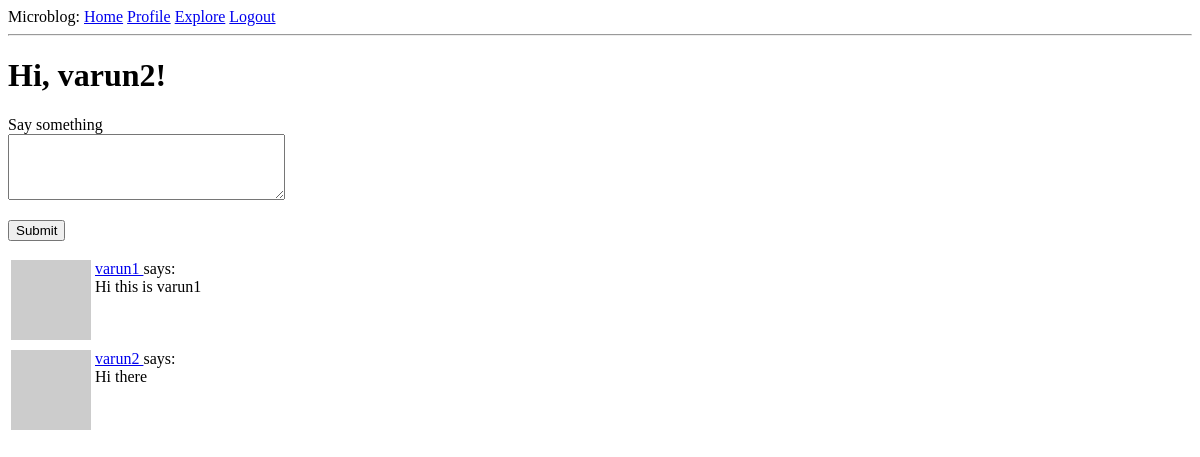
Before: /index (signed in) with the older database file.
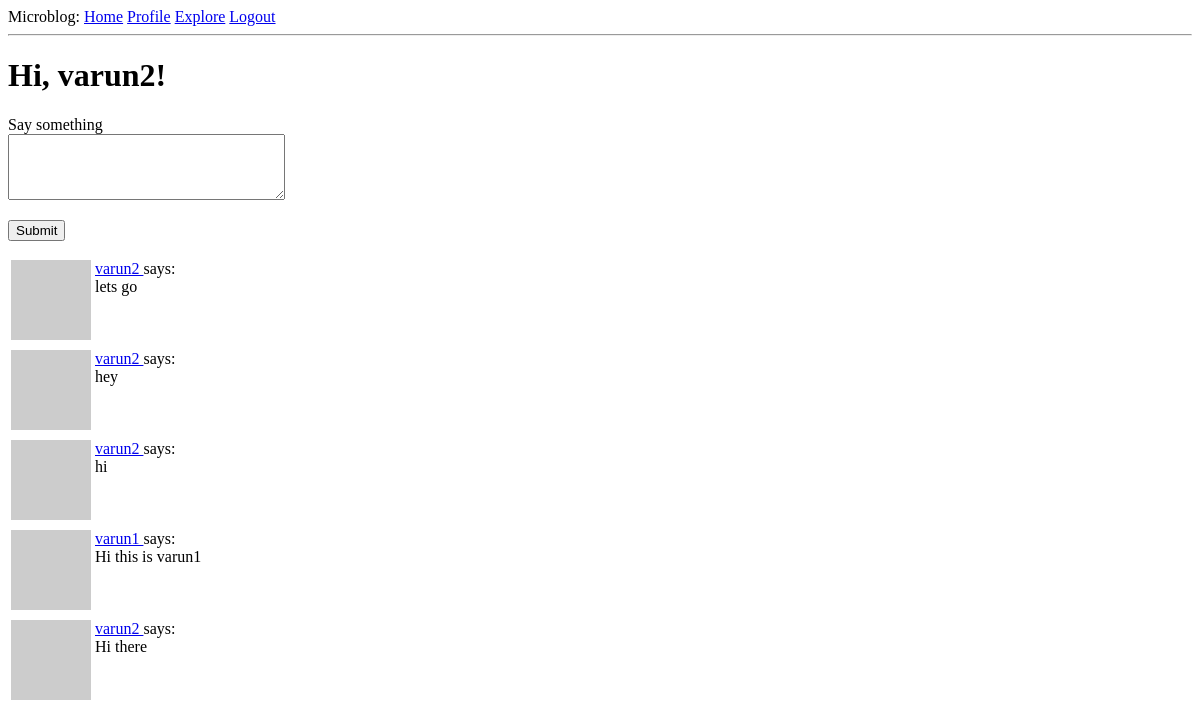
After: the same page with the newer database file.
### app/models.py (models this page shows, shortened)
class User(UserMixin,db.Model):
    id: so.Mapped[int] = so.mapped_column(primary_key=True)
    username: so.Mapped[str] = so.mapped_column(sa.String(64), index=True, unique=True)
    email: so.Mapped[str] = so.mapped_column(sa.String(120), index=True, unique=True)
    password_hash: so.Mapped[Optional[str]] = so.mapped_column(sa.String(256))
    posts: so.WriteOnlyMapped['Post'] = so.relationship(back_populates='author')
    about_me: so.Mapped[Optional[str]] = so.mapped_column(sa.String(140))
    last_seen: so.Mapped[Optional[datetime]] = so.mapped_column(default=lambda: datetime.now(timezone.utc))
    def avatar(self, size):
        digest = md5(self.email.lower().encode('utf-8')).hexdigest()
        return f'https://www.gravatar.com/avatar/{digest}?d=identicon&s={size}'
    following: so.WriteOnlyMapped['User'] = so.relationship(
        secondary=followers, primaryjoin=(followers.c.follower_id == id),
        secondaryjoin=(followers.c.followed_id == id),
        back_populates='followers')
    followers: so.WriteOnlyMapped['User'] = so.relationship(
        secondary=followers, primaryjoin=(followers.c.followed_id == id),
        secondaryjoin=(followers.c.follower_id == id),
        back_populates='following')
    def following_posts(self):
        Author = so.aliased(User)
        Follower = so.aliased(User)
        return (
            sa.select(Post)
            .join(Post.author.of_type(Author))
            .join(Author.followers.of_type(Follower), isouter=True)
            .where(sa.or_(
                Follower.id == self.id,
                Author.id == self.id,
            ))
            .group_by(Post)
            .order_by(Post.timestamp.desc())
        )

class Post(db.Model):
    id: so.Mapped[int] = so.mapped_column(primary_key=True)
    body: so.Mapped[str] = so.mapped_column(sa.String(140))
    timestamp: so.Mapped[datetime] = so.mapped_column(index=True, default=lambda: datetime.now(timezone.utc))
    user_id: so.Mapped[int] = so.mapped_column(sa.ForeignKey(User.id),index=True)
    author: so.Mapped[User] = so.relationship(back_populates='posts')

### app/routes.py (the view)
@app.route('/', methods=['GET', 'POST'])
@app.route('/index', methods=['GET', 'POST'])
@login_required
def index():
    form = PostForm()
    if form.validate_on_submit():
        post = Post(body=form.post.data, author=current_user)
        db.session.add(post)
        db.session.commit()
        flash('Your post is now live!')
        return redirect(url_for('index'))
    posts = db.session.scalars(current_user.following_posts()).all()
    return render_template("index.html", title='Home Page', form=form, posts=posts)

### app/forms.py
class PostForm(FlaskForm):
    post = TextAreaField('Say something', validators=[
        DataRequired(), Length(min=1, max=140)])
    submit = SubmitField('Submit')

### app/models.py (called while the page is built)
@login.user_loader
def load_user(id):
    return db.session.get(User, int(id))

### app/routes.py (called while the page is built)
@app.before_request
def before_request():
    if current_user.is_authenticated:
        current_user.last_seen = datetime.now(timezone.utc)
        db.session.commit()

### app/templates/index.html (shortened to what this page needs)
{% extends "base.html" %}
{% block content %}
    <h1>Hi, {{ current_user.username }}!</h1>
    {% if form %}
        <form action="" method="post">
            <p>
                {{ form.post.label }}<br>
                {{ form.post(cols=32, rows=4) }}<br>
            </p>
            <p>{{ form.submit() }}</p>
        </form>
    {% endif %}
    {% for post in posts %}
        {% include '_post.html' %}
    {% endfor %}
{% endblock %}

### app/templates/base.html (shortened to what this page needs)
<!doctype html>
<html>
    <head>
    </head>
    <body>
        <div>Microblog:
          <a href="{{url_for('index')}}">Home</a>
          {% if current_user.is_anonymous %}
            <a href="{{url_for('login')}}">Login</a>
          {% else %}
            <a href="{{ url_for('user', username=current_user.username) }}">Profile</a>
            <a href="{{ url_for('explore') }}">Explore</a>
            <a href="{{url_for('logout')}}">Logout</a>
          {% endif %}
        </div>
        <hr>
        {% block content %}{% endblock %}
    </body>
</html>

### app/templates/_post.html
<table>
    <tr valign="top">
        <td><img src="{{ post.author.avatar(36) }}"></td>
        <td>
            <a href="{{ url_for('user', username=post.author.username) }}">
                {{ post.author.username }}
            </a>
            says:<br>{{ post.body }}
        </td>
    </tr>
</table>

Changed rows visible on the page:
added Post: author.username "varun2", body "lets go"
added Post: author.username "varun2", body "hey"
added Post: author.username "varun2", body "hi"
